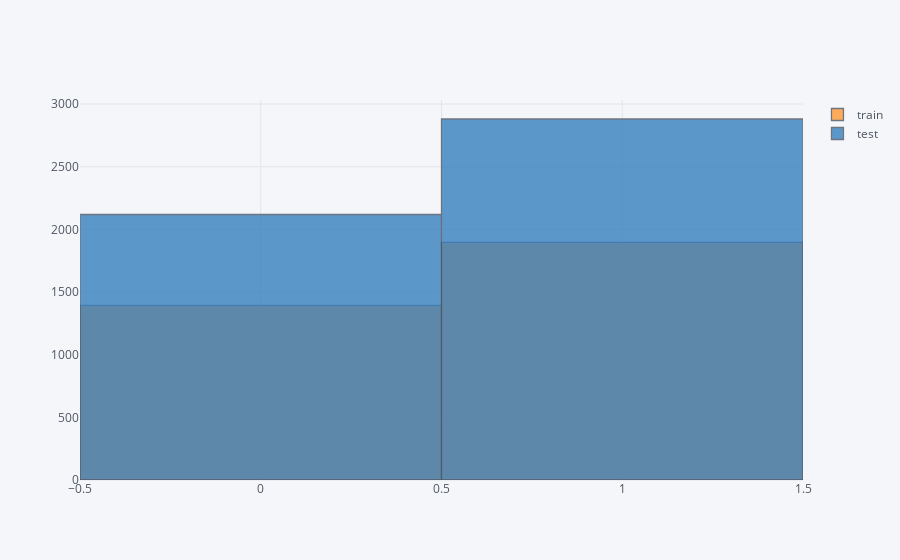

Notebook cell for this chart:
### Markdown cell above
### Grid search - test

### Code cell
from Corpus.Corpus import get_corpus, filter_binary_pn, filter_corpus_small

data_corpus = get_corpus('general-corpus', 'general-corpus', 1, None)
data_corpus = filter_binary_pn(data_corpus)
split = data_corpus.shape[0] * 0.7
train_corpus = data_corpus.loc[:split - 1 , :]
test_corpus = data_corpus.loc[split:, :]

comparative_cine = pd.DataFrame(results_base_line['lr']['cine_real'][0])

comparative = pd.concat([train_corpus.polarity, comparative_cine], ignore_index=True, axis=1)

comparative.columns = ['train', 'test']

comparative.iplot(kind='histogram')

### Figure 1 — Plotly figure (JSON) as saved in the notebook; plotly's stock layout.template omitted (floating-point values rounded to 4 significant figures; data arrays with more than 128 entries replaced by an {"elided": "..."} marker saying what was removed)
{"data": [{"histfunc": "count", "histnorm": "", "marker": {"color": "rgba(255, 153, 51, 1.0)", "line": {"color": "#4D5663", "width": 1.3}}, "name": "train", "opacity": 0.8, "orientation": "v", "type": "histogram", "uid": "a79cbae0-c0b2-4c9d-9e27-90796db4f8dd", "x": {"elided": "5000 int values"}}, {"histfunc": "count", "histnorm": "", "marker": {"color": "rgba(55, 128, 191, 1.0)", "line": {"color": "#4D5663", "width": 1.3}}, "name": "test", "opacity": 0.8, "orientation": "v", "type": "histogram", "uid": "c26e56ca-70a9-4abb-bcfe-83edf9b67355", "x": {"elided": "5000 int values"}}], "layout": {"barmode": "overlay", "legend": {"bgcolor": "#F5F6F9", "font": {"color": "#4D5663"}}, "paper_bgcolor": "#F5F6F9", "plot_bgcolor": "#F5F6F9", "title": {"font": {"color": "#4D5663"}}, "xaxis": {"gridcolor": "#E1E5ED", "showgrid": true, "tickfont": {"color": "#4D5663"}, "title": {"font": {"color": "#4D5663"}, "text": ""}, "zerolinecolor": "#E1E5ED"}, "yaxis": {"gridcolor": "#E1E5ED", "showgrid": true, "tickfont": {"color": "#4D5663"}, "title": {"font": {"color": "#4D5663"}, "text": ""}, "zerolinecolor": "#E1E5ED"}}}
